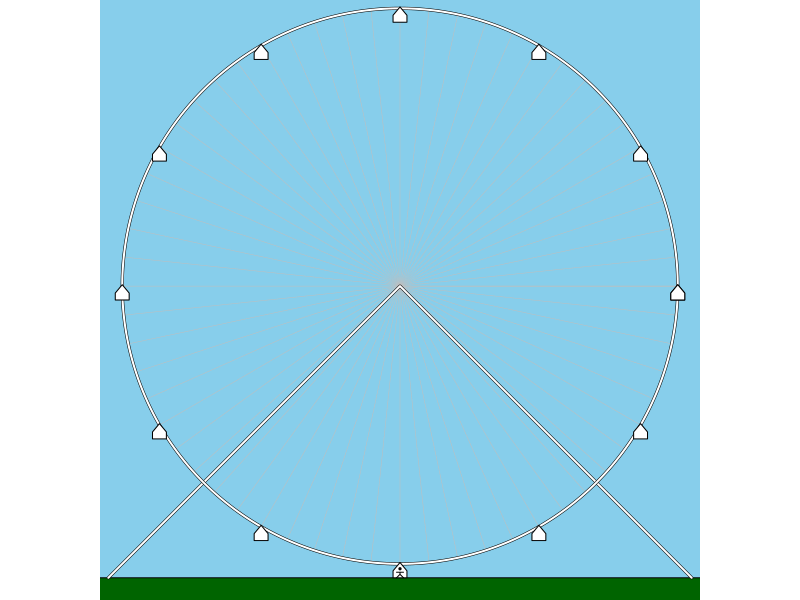
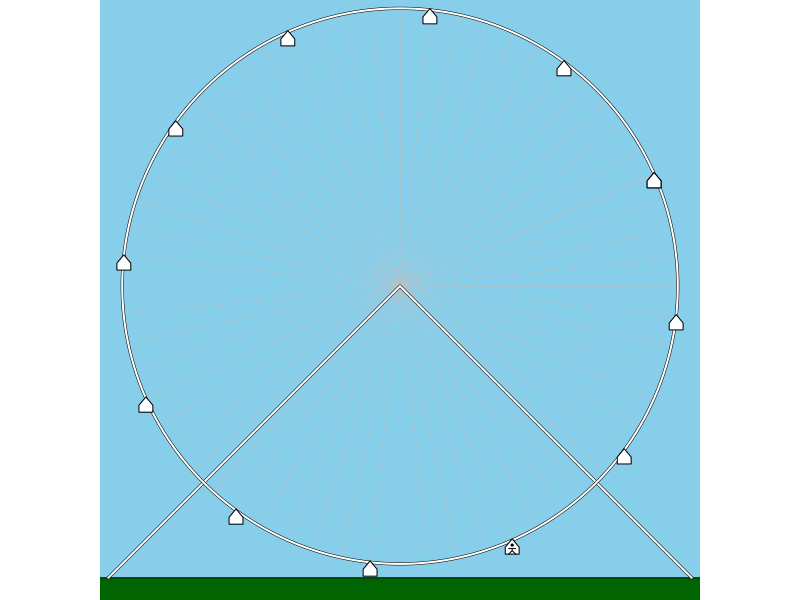
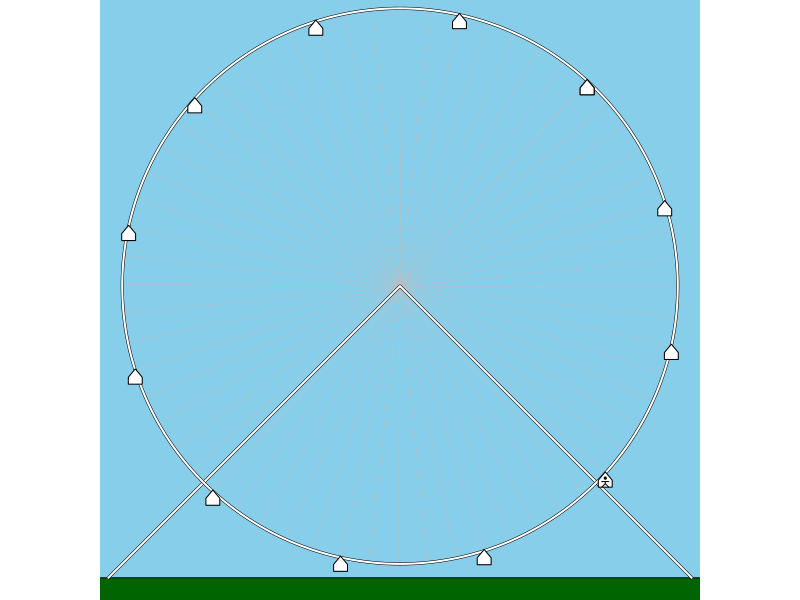
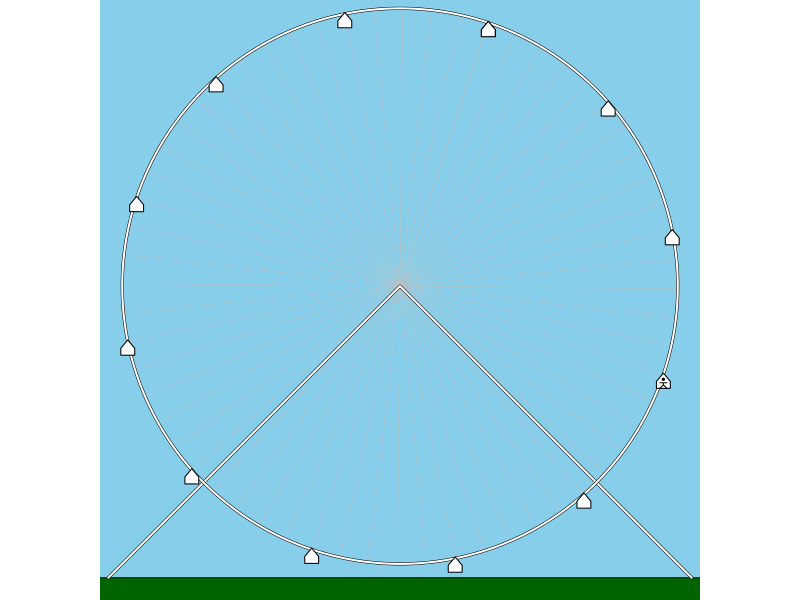
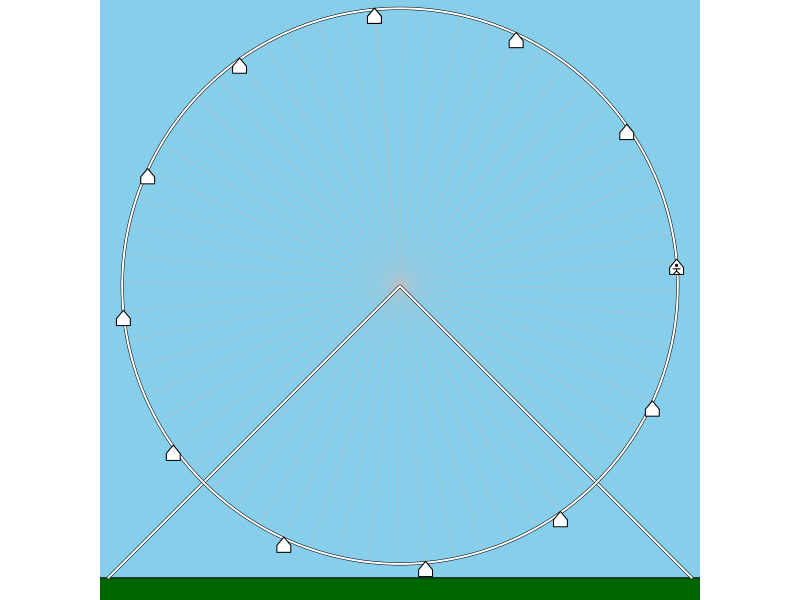
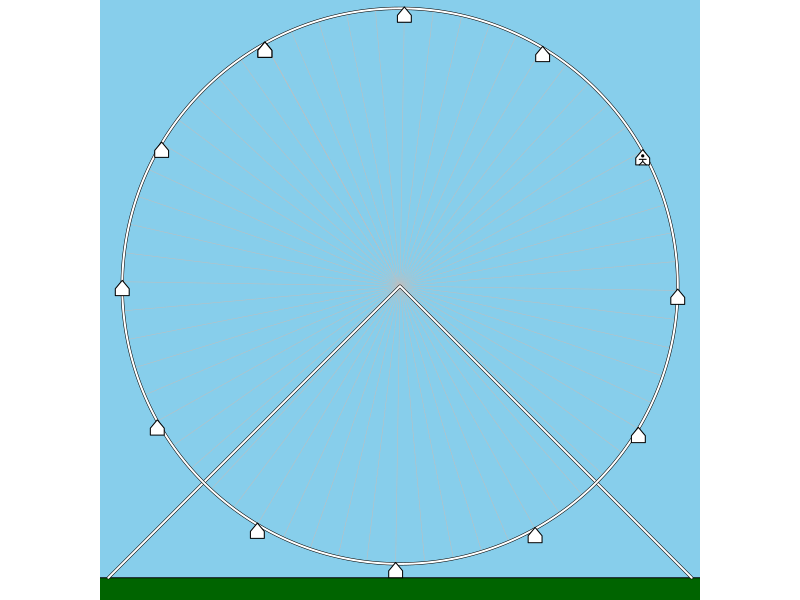
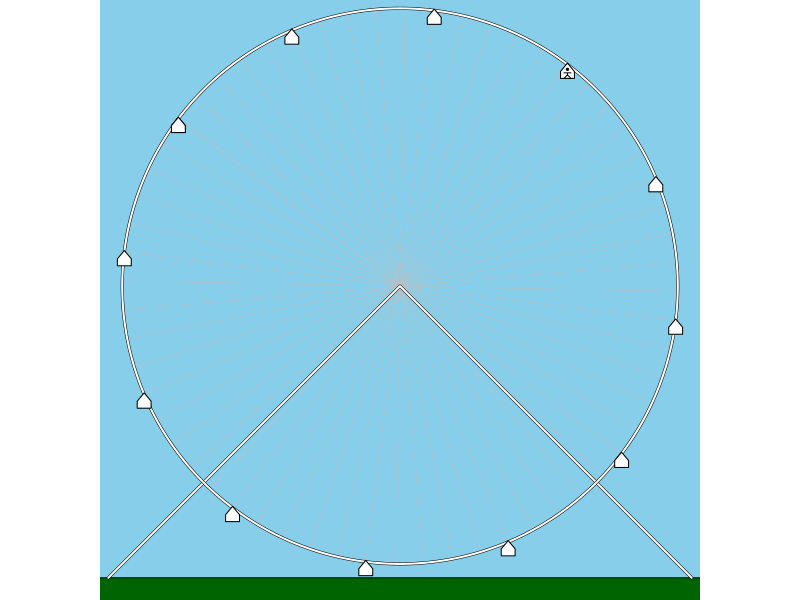
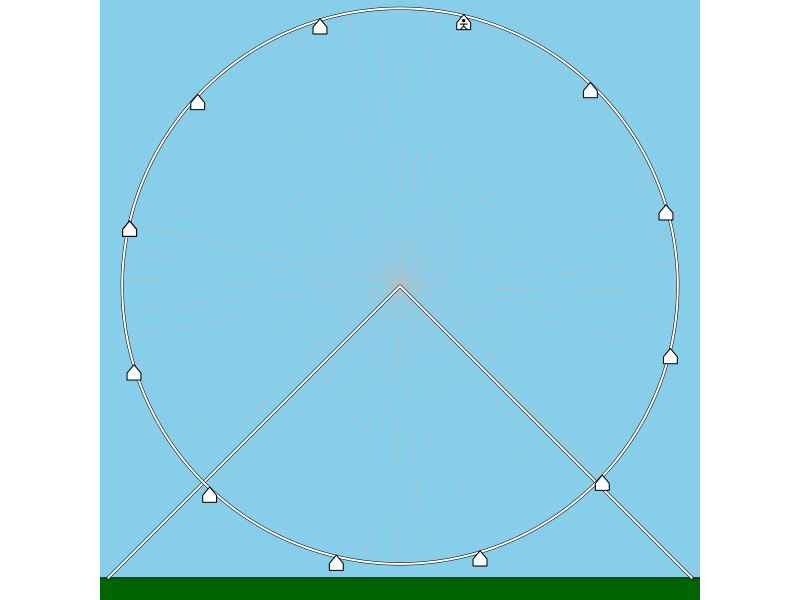

These figures' R source, in order:
## ---- chunk 1
par(scipen=99)
A = round(runif(1,20,125),1) #m, radius of ferris wheel
v = runif(1,0.5,4) #m/s
B = v/A #radians/s
f = B/2/pi #turns/s
P = round(1/f,0)
while(T){
    t = round(P*runif(1,2,3),0)
    x = A*sin(B*t)
    if(abs(x)>5 && abs(abs(x)-A)>3){break}
}
B = signif(2*pi/P,6)
tfin = t
xfin = x
axfin = abs(x)

## ---- chunk 2
drawstills = function(){
    polygon(c(-2,2,2,-2),c(-2,-2,2,2),col="skyblue")
    polygon(c(-2,2,2,-2),c(-1,-1,-2,-2),col="darkgreen")
    thcirc = seq(0,2*pi,pi/360)
    for(tthh in seq(0,2*pi,pi/30)){
        lines(c(0,cos(tthh+thcur)),c(0.05,0.05+sin(tthh+thcur)),lwd=0.5,col="grey")
    }
    lines(c(-1.05,0,1.05),c(-1,0.05,-1),col="black",lwd=3)
    lines(c(-1.05,0,1.05),c(-1,0.05,-1),col="white",lwd=2)
    lines(cos(thcirc),sin(thcirc)+0.05,col="black",lwd=3)
    lines(cos(thcirc),sin(thcirc)+0.05,col="white",lwd=2)
}
drawcar = function(x,y){
    wid = 0.025
    polygon(c(x,x-wid,x-wid,x+wid,x+wid),c(y+0.005,y-wid,y-2*wid,y-2*wid,y-wid),
            lwd=1,col="white",border="black")
}
drawsam = function(x,y){
    wid = 0.025
    swid = wid/2
    lines(c(x-swid,x,x,x-swid,x,x+swid,x,x,x+swid),
          c(y-1.2*wid,y-1.2*wid,y-wid*1.5,y-2*wid,y-wid*1.5,y-2*wid,y-1.5*wid,
            y-1.2*wid,y-1.2*wid),col="black")
    points(x,y-0.7*wid,pch=19,cex=0.3)
}

nframes = 40
nrots = t/P
drad = nrots*2*pi/nframes
totrad = nrots*2*pi
rads = seq(0,totrad,drad)

for(thcur in rads){
    par(mar=c(0,0,0,0),pty="s")
    plot(0,0,"n",axes=F,ann=F,xlim=c(-1,1),ylim=c(-1,1))
    drawstills()
    thadd = seq(0,2*pi,2*pi/12)
    for(thc in thadd){
        drawcar(cos(thc+thcur),0.05+sin(thc+thcur))
    }
    drawsam(sin(thcur),0.05-cos(thcur))
}
ystop = 0.05-cos(totrad)
xstop = sin(totrad)

ykey = seq(ystop,-1,length.out=10)

for(i in 1:10){
    par(mar=c(0,0,0,0),pty="s")
    plot(0,0,"n",axes=F,ann=F,xlim=c(-1,1),ylim=c(-1,1))
    drawstills()
    thadd = seq(0,2*pi,2*pi/12)
    for(thc in thadd){
        drawcar(cos(thc+totrad),0.05+sin(thc+totrad))
    }
    drawsam(sin(totrad),0.05-cos(totrad))
    points(xstop,ykey[i],pch=8,col="gold")
}

for(i in 1:30){
    par(mar=c(0,0,0,0),pty="s")
    plot(0,0,"n",axes=F,ann=F,xlim=c(-1,1),ylim=c(-1,1))
    drawstills()
    thadd = seq(0,2*pi,2*pi/12)
    for(thc in thadd){
        drawcar(cos(thc+totrad),0.05+sin(thc+totrad))
    }
    drawsam(sin(totrad),0.05-cos(totrad))
    points(xstop,-1,pch=8,col="gold")
    bmp = 0.02
    lines(c(0,0),c(0.05,-1),col="red",lty=2)
    lines(c(0,0,0,xstop,xstop,xstop),c(-1-bmp,-1+bmp,-1,-1,-1-bmp,-1+bmp),lwd=3,col="red")
    text(xstop/2,-1+rnorm(1,0,0.005),"?",col="red",adj=c(0.5,-0.4),cex=2)
}

par(mar=c(0,0,0,0),pty="s")
plot(0,0,"n",axes=F,ann=F,xlim=c(-1,1),ylim=c(-1,1))
